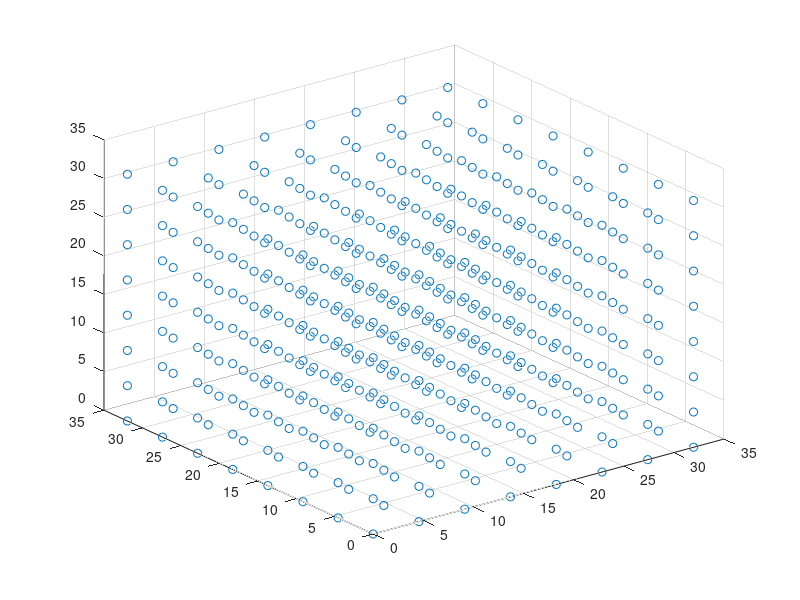

Source code (MATLAB): (Note: this script raises an error after producing the figure.)
%%
N=8;
X=linspace(0,31.96,N);
Y=X;
Z=X;

grid = zeros(N^3,3);
counter = 1;
for i=1:N
    for j=1:N
        for k=1:N
            grid(counter,:) = [X(i),Y(j),Z(k)];
            counter=counter+1;
        end
    end
end
%%
scatter3(grid(:,1),grid(:,2),grid(:,3))
%%
scatter3(new3(:,1),new3(:,2),new3(:,3))
%%
scatter3(dump(:,2),dump(:,3),dump(:,4))
%%
scaledGrid = grid./3.4;
scatter3(grid(:,1),grid(:,2),grid(:,3))
hold all
scatter3(dump(:,2),dump(:,3),dump(:,4))
%%
fid=fopen('fortran.txt','wt');
fmt=['%2s' repmat('%16.10f',1,3) '\n']; % --> Fortran (2I5,F5.2) format
for i=1:N^3
    fprintf(fid,fmt,'Ar',grid(i,1),grid(i,2),grid(i,3));
end

fid=fclose(fid);
%%
N=8;
X=linspace(0,31.96,N)/3.4;
Y=X;
Z=X;

grid = zeros(N^3,3);
counter = 1;
for i=1:N
    for j=1:N
        for k=1:N
            grid(counter,:) = [X(i),Y(j),Z(k)];
            counter=counter+1;
        end
    end
end
%%
A=repmat(grid(220,:),512,1)-grid;
counter=1;
B=zeros(18,3);
for i=1:512
    if norm(A(i,:)) <= 2.3
        B(counter,:)=grid(i,:);
        counter=counter+1;
    end
        
end
%%
scatter3(B(:,1),B(:,2),B(:,3))
%%
scatter3(F(:,1),F(:,2),F(:,3))
%%
addToGrid=0;
scatter(grid(:,1),grid(:,2))
axis([0-addToGrid 9.4+addToGrid 0-addToGrid 9.4+addToGrid])

for i=0-addToGrid:2.35:9.4+addToGrid
    line([i i],[-1 11])
    line([-1 11],[i i])
end
%%
m=39.489*1.660E-27;
e=1.65E-21
sigma = 3.4E-10;

alpha = sqrt(m*sigma^2/e);

sigma/alpha





